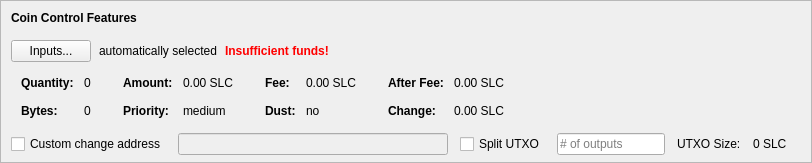
    <widget class="QFrame" name="frameCoinControl">
     <property name="sizePolicy">
      <sizepolicy hsizetype="Expanding" vsizetype="Expanding">
       <horstretch>0</horstretch>
       <verstretch>0</verstretch>
      </sizepolicy>
     </property>
     <property name="maximumSize">
      <size>
       <width>16777215</width>
       <height>16777215</height>
      </size>
     </property>
     <property name="frameShape">
      <enum>QFrame::StyledPanel</enum>
     </property>
     <property name="frameShadow">
      <enum>QFrame::Sunken</enum>
     </property>
     <layout class="QVBoxLayout" name="verticalLayoutCoinControl2">
      <property name="spacing">
       <number>0</number>
      </property>
      <property name="leftMargin">
       <number>0</number>
      </property>
      <property name="topMargin">
       <number>0</number>
      </property>
      <property name="rightMargin">
       <number>0</number>
      </property>
      <property name="bottomMargin">
       <number>6</number>
      </property>
      <item>
       <layout class="QVBoxLayout" name="verticalLayoutCoinControl" stretch="0,0,0,0,1">
        <property name="spacing">
         <number>0</number>
        </property>
        <property name="leftMargin">
         <number>10</number>
        </property>
        <property name="topMargin">
         <number>10</number>
        </property>
        <item>
         <layout class="QHBoxLayout" name="horizontalLayoutCoinControl1">
          <property name="bottomMargin">
           <number>15</number>
          </property>
          <item>
           <widget class="QLabel" name="labelCoinControlFeatures">
            <property name="sizePolicy">
             <sizepolicy hsizetype="Preferred" vsizetype="Maximum">
              <horstretch>0</horstretch>
              <verstretch>0</verstretch>
             </sizepolicy>
            </property>
            <property name="font">
             <font>
              <weight>75</weight>
              <bold>true</bold>
             </font>
            </property>
            <property name="styleSheet">
             <string notr="true">font-weight:bold;</string>
            </property>
            <property name="text">
             <string>Coin Control Features</string>
            </property>
           </widget>
          </item>
         </layout>
        </item>
        <item>
         <layout class="QHBoxLayout" name="horizontalLayoutCoinControl2" stretch="0,0,0,0">
          <property name="spacing">
           <number>8</number>
          </property>
          <property name="bottomMargin">
           <number>10</number>
          </property>
          <item>
           <widget class="QPushButton" name="pushButtonCoinControl">
            <property name="styleSheet">
             <string notr="true"/>
            </property>
            <property name="text">
             <string>Inputs...</string>
            </property>
            <property name="autoDefault">
             <bool>false</bool>
            </property>
           </widget>
          </item>
          <item>
           <widget class="QLabel" name="labelCoinControlAutomaticallySelected">
            <property name="text">
             <string>automatically selected</string>
            </property>
            <property name="margin">
             <number>5</number>
            </property>
           </widget>
          </item>
          <item>
           <widget class="QLabel" name="labelCoinControlInsuffFunds">
            <property name="font">
             <font>
              <weight>75</weight>
              <bold>true</bold>
             </font>
            </property>
            <property name="styleSheet">
             <string notr="true">color:red;font-weight:bold;</string>
            </property>
            <property name="text">
             <string>Insufficient funds!</string>
            </property>
            <property name="margin">
             <number>5</number>
            </property>
           </widget>
          </item>
          <item>
           <spacer name="horizontalSpacerCoinControl">
            <property name="orientation">
             <enum>Qt::Horizontal</enum>
            </property>
            <property name="sizeHint" stdset="0">
             <size>
              <width>40</width>
              <height>1</height>
             </size>
            </property>
           </spacer>
          </item>
         </layout>
        </item>
        <item>
         <widget class="QWidget" name="widgetCoinControl" native="true">
          <property name="sizePolicy">
           <sizepolicy hsizetype="Preferred" vsizetype="Preferred">
            <horstretch>0</horstretch>
            <verstretch>0</verstretch>
           </sizepolicy>
          </property>
          <property name="minimumSize">
           <size>
            <width>0</width>
            <height>0</height>
           </size>
          </property>
          <property name="styleSheet">
           <string notr="true"/>
          </property>
          <layout class="QHBoxLayout" name="horizontalLayoutCoinControl5">
           <property name="leftMargin">
            <number>0</number>
           </property>
           <property name="topMargin">
            <number>0</number>
           </property>
           <property name="rightMargin">
            <number>0</number>
           </property>
           <property name="bottomMargin">
            <number>0</number>
           </property>
           <item>
            <layout class="QHBoxLayout" name="horizontalLayoutCoinControl3" stretch="0,0,0,1">
             <property name="spacing">
              <number>20</number>
             </property>
             <property name="topMargin">
              <number>0</number>
             </property>
             <property name="bottomMargin">
              <number>10</number>
             </property>
             <item>
              <layout class="QFormLayout" name="formLayoutCoinControl1">
               <property name="horizontalSpacing">
                <number>10</number>
               </property>
               <property name="verticalSpacing">
                <number>14</number>
               </property>
               <property name="leftMargin">
                <number>10</number>
               </property>
               <property name="topMargin">
                <number>4</number>
               </property>
               <property name="rightMargin">
                <number>6</number>
               </property>
               <item row="0" column="0">
                <widget class="QLabel" name="labelCoinControlQuantityText">
                 <property name="font">
                  <font>
                   <weight>75</weight>
                   <bold>true</bold>
                  </font>
                 </property>
                 <property name="text">
                  <string>Quantity:</string>
                 </property>
                 <property name="margin">
                  <number>0</number>
                 </property>
                </widget>
               </item>
               <item row="0" column="1">
                <widget class="QLabel" name="labelCoinControlQuantity">
                 <property name="cursor">
                  <cursorShape>IBeamCursor</cursorShape>
                 </property>
                 <property name="contextMenuPolicy">
                  <enum>Qt::ActionsContextMenu</enum>
                 </property>
                 <property name="text">
                  <string notr="true">0</string>
                 </property>
                 <property name="margin">
                  <number>0</number>
                 </property>
                 <property name="textInteractionFlags">
                  <set>Qt::LinksAccessibleByMouse|Qt::TextSelectableByKeyboard|Qt::TextSelectableByMouse</set>
                 </property>
                </widget>
               </item>
               <item row="1" column="0">
                <widget class="QLabel" name="labelCoinControlBytesText">
                 <property name="font">
                  <font>
                   <weight>75</weight>
                   <bold>true</bold>
                  </font>
                 </property>
                 <property name="text">
                  <string>Bytes:</string>
                 </property>
                </widget>
               </item>
               <item row="1" column="1">
                <widget class="QLabel" name="labelCoinControlBytes">
                 <property name="cursor">
                  <cursorShape>IBeamCursor</cursorShape>
                 </property>
                 <property name="contextMenuPolicy">
                  <enum>Qt::ActionsContextMenu</enum>
                 </property>
                 <property name="text">
                  <string notr="true">0</string>
                 </property>
                 <property name="textInteractionFlags">
                  <set>Qt::LinksAccessibleByMouse|Qt::TextSelectableByKeyboard|Qt::TextSelectableByMouse</set>
                 </property>
                </widget>
               </item>
              </layout>
             </item>
             <item>
              <layout class="QFormLayout" name="formLayoutCoinControl2">
               <property name="horizontalSpacing">
                <number>10</number>
               </property>
               <property name="verticalSpacing">
                <number>14</number>
               </property>
               <property name="leftMargin">
                <number>6</number>
               </property>
               <property name="topMargin">
                <number>4</number>
               </property>
               <property name="rightMargin">
                <number>6</number>
               </property>
               <item row="0" column="0">
                <widget class="QLabel" name="labelCoinControlAmountText">
                 <property name="font">
                  <font>
                   <weight>75</weight>
                   <bold>true</bold>
                  </font>
                 </property>
                 <property name="text">
                  <string>Amount:</string>
                 </property>
                 <property name="margin">
                  <number>0</number>
                 </property>
                </widget>
               </item>
               <item row="0" column="1">
                <widget class="QLabel" name="labelCoinControlAmount">
                 <property name="cursor">
                  <cursorShape>IBeamCursor</cursorShape>
                 </property>
                 <property name="contextMenuPolicy">
                  <enum>Qt::ActionsContextMenu</enum>
                 </property>
                 <property name="text">
                  <string notr="true">0.00 SLC</string>
                 </property>
                 <property name="textInteractionFlags">
                  <set>Qt::LinksAccessibleByMouse|Qt::TextSelectableByKeyboard|Qt::TextSelectableByMouse</set>
                 </property>
                </widget>
               </item>
               <item row="1" column="0">
                <widget class="QLabel" name="labelCoinControlPriorityText">
                 <property name="font">
                  <font>
                   <weight>75</weight>
                   <bold>true</bold>
                  </font>
                 </property>
                 <property name="text">
                  <string>Priority:</string>
                 </property>
                </widget>
               </item>
               <item row="1" column="1">
                <widget class="QLabel" name="labelCoinControlPriority">
                 <property name="cursor">
                  <cursorShape>IBeamCursor</cursorShape>
                 </property>
                 <property name="contextMenuPolicy">
                  <enum>Qt::ActionsContextMenu</enum>
                 </property>
                 <property name="text">
                  <string>medium</string>
                 </property>
                 <property name="textInteractionFlags">
                  <set>Qt::LinksAccessibleByMouse|Qt::TextSelectableByKeyboard|Qt::TextSelectableByMouse</set>
                 </property>
                </widget>
               </item>
              </layout>
             </item>
             <item>
              <layout class="QFormLayout" name="formLayoutCoinControl3">
               <property name="horizontalSpacing">
                <number>10</number>
               </property>
               <property name="verticalSpacing">
                <number>14</number>
               </property>
               <property name="leftMargin">
                <number>6</number>
               </property>
               <property name="topMargin">
                <number>4</number>
               </property>
               <property name="rightMargin">
                <number>6</number>
               </property>
               <item row="0" column="0">
                <widget class="QLabel" name="labelCoinControlFeeText">
                 <property name="font">
                  <font>
                   <weight>75</weight>
                   <bold>true</bold>
                  </font>
                 </property>
                 <property name="text">
                  <string>Fee:</string>
                 </property>
                 <property name="margin">
                  <number>0</number>
                 </property>
                </widget>
               </item>
               <item row="0" column="1">
                <widget class="QLabel" name="labelCoinControlFee">
                 <property name="cursor">
                  <cursorShape>IBeamCursor</cursorShape>
                 </property>
                 <property name="contextMenuPolicy">
                  <enum>Qt::ActionsContextMenu</enum>
                 </property>
                 <property name="text">
                  <string notr="true">0.00 SLC</string>
                 </property>
                 <property name="textInteractionFlags">
                  <set>Qt::LinksAccessibleByMouse|Qt::TextSelectableByKeyboard|Qt::TextSelectableByMouse</set>
                 </property>
                </widget>
               </item>
               <item row="1" column="0">
                <widget class="QLabel" name="labelCoinControlLowOutputText">
                 <property name="font">
                  <font>
                   <weight>75</weight>
                   <bold>true</bold>
                  </font>
                 </property>
                 <property name="text">
                  <string>Dust:</string>
                 </property>
                </widget>
               </item>
               <item row="1" column="1">
                <widget class="QLabel" name="labelCoinControlLowOutput">
                 <property name="cursor">
                  <cursorShape>IBeamCursor</cursorShape>
                 </property>
                 <property name="contextMenuPolicy">
                  <enum>Qt::ActionsContextMenu</enum>
                 </property>
                 <property name="text">
                  <string>no</string>
                 </property>
                 <property name="textInteractionFlags">
                  <set>Qt::LinksAccessibleByMouse|Qt::TextSelectableByKeyboard|Qt::TextSelectableByMouse</set>
                 </property>
                </widget>
               </item>
              </layout>
             </item>
             <item>
              <layout class="QFormLayout" name="formLayoutCoinControl4">
               <property name="horizontalSpacing">
                <number>10</number>
               </property>
               <property name="verticalSpacing">
                <number>14</number>
               </property>
               <property name="leftMargin">
                <number>6</number>
               </property>
               <property name="topMargin">
                <number>4</number>
               </property>
               <property name="rightMargin">
                <number>6</number>
               </property>
               <item row="0" column="0">
                <widget class="QLabel" name="labelCoinControlAfterFeeText">
                 <property name="font">
                  <font>
                   <weight>75</weight>
                   <bold>true</bold>
                  </font>
                 </property>
                 <property name="text">
                  <string>After Fee:</string>
                 </property>
                 <property name="margin">
                  <number>0</number>
                 </property>
                </widget>
               </item>
               <item row="0" column="1">
                <widget class="QLabel" name="labelCoinControlAfterFee">
                 <property name="cursor">
                  <cursorShape>IBeamCursor</cursorShape>
                 </property>
                 <property name="contextMenuPolicy">
                  <enum>Qt::ActionsContextMenu</enum>
                 </property>
                 <property name="text">
                  <string notr="true">0.00 SLC</string>
                 </property>
                 <property name="textInteractionFlags">
                  <set>Qt::LinksAccessibleByMouse|Qt::TextSelectableByKeyboard|Qt::TextSelectableByMouse</set>
                 </property>
                </widget>
               </item>
               <item row="1" column="0">
                <widget class="QLabel" name="labelCoinControlChangeText">
                 <property name="font">
                  <font>
                   <weight>75</weight>
                   <bold>true</bold>
                  </font>
                 </property>
                 <property name="text">
                  <string>Change:</string>
                 </property>
                </widget>
               </item>
               <item row="1" column="1">
                <widget class="QLabel" name="labelCoinControlChange">
                 <property name="cursor">
                  <cursorShape>IBeamCursor</cursorShape>
                 </property>
                 <property name="contextMenuPolicy">
                  <enum>Qt::ActionsContextMenu</enum>
                 </property>
                 <property name="text">
                  <string notr="true">0.00 SLC</string>
                 </property>
                 <property name="textInteractionFlags">
                  <set>Qt::LinksAccessibleByMouse|Qt::TextSelectableByKeyboard|Qt::TextSelectableByMouse</set>
                 </property>
                </widget>
               </item>
              </layout>
             </item>
            </layout>
           </item>
          </layout>
         </widget>
        </item>
        <item>
         <layout class="QHBoxLayout" name="horizontalLayoutCoinControl4" stretch="0,0,0,0,0,0,0">
          <property name="spacing">
           <number>12</number>
          </property>
          <property name="sizeConstraint">
           <enum>QLayout::SetDefaultConstraint</enum>
          </property>
          <property name="topMargin">
           <number>5</number>
          </property>
          <property name="rightMargin">
           <number>5</number>
          </property>
          <item>
           <widget class="QCheckBox" name="checkBoxCoinControlChange">
            <property name="toolTip">
             <string>If this is activated, but the change address is empty or invalid, change will be sent to a newly generated address.</string>
            </property>
            <property name="text">
             <string>Custom change address</string>
            </property>
           </widget>
          </item>
          <item>
           <widget class="QValidatedLineEdit" name="lineEditCoinControlChange">
            <property name="enabled">
             <bool>false</bool>
            </property>
            <property name="sizePolicy">
             <sizepolicy hsizetype="Expanding" vsizetype="Fixed">
              <horstretch>0</horstretch>
              <verstretch>0</verstretch>
             </sizepolicy>
            </property>
           </widget>
          </item>
          <item>
           <widget class="QCheckBox" name="splitBlockCheckBox">
            <property name="text">
             <string>Split UTXO</string>
            </property>
           </widget>
          </item>
          <item>
           <widget class="QLineEdit" name="splitBlockLineEdit">
            <property name="sizePolicy">
             <sizepolicy hsizetype="Fixed" vsizetype="Fixed">
              <horstretch>50</horstretch>
              <verstretch>0</verstretch>
             </sizepolicy>
            </property>
            <property name="placeholderText">
             <string># of outputs</string>
            </property>
           </widget>
          </item>
          <item>
           <widget class="QLabel" name="labelBlockSizeText">
            <property name="text">
             <string>UTXO Size:</string>
            </property>
           </widget>
          </item>
          <item>
           <widget class="QLabel" name="labelBlockSize">
            <property name="text">
             <string>0 SLC</string>
            </property>
           </widget>
          </item>
          <item>
           <widget class="QLabel" name="labelCoinControlChangeLabel">
            <property name="sizePolicy">
             <sizepolicy hsizetype="Preferred" vsizetype="Expanding">
              <horstretch>0</horstretch>
              <verstretch>0</verstretch>
             </sizepolicy>
            </property>
            <property name="minimumSize">
             <size>
              <width>0</width>
              <height>0</height>
             </size>
            </property>
            <property name="text">
             <string/>
            </property>
            <property name="margin">
             <number>3</number>
            </property>
           </widget>
          </item>
         </layout>
        </item>
        <item>
         <spacer name="verticalSpacerCoinControl">
          <property name="orientation">
           <enum>Qt::Vertical</enum>
          </property>
          <property name="sizeHint" stdset="0">
           <size>
            <width>800</width>
            <height>1</height>
           </size>
          </property>
         </spacer>
        </item>
       </layout>
      </item>
     </layout>
    </widget>
